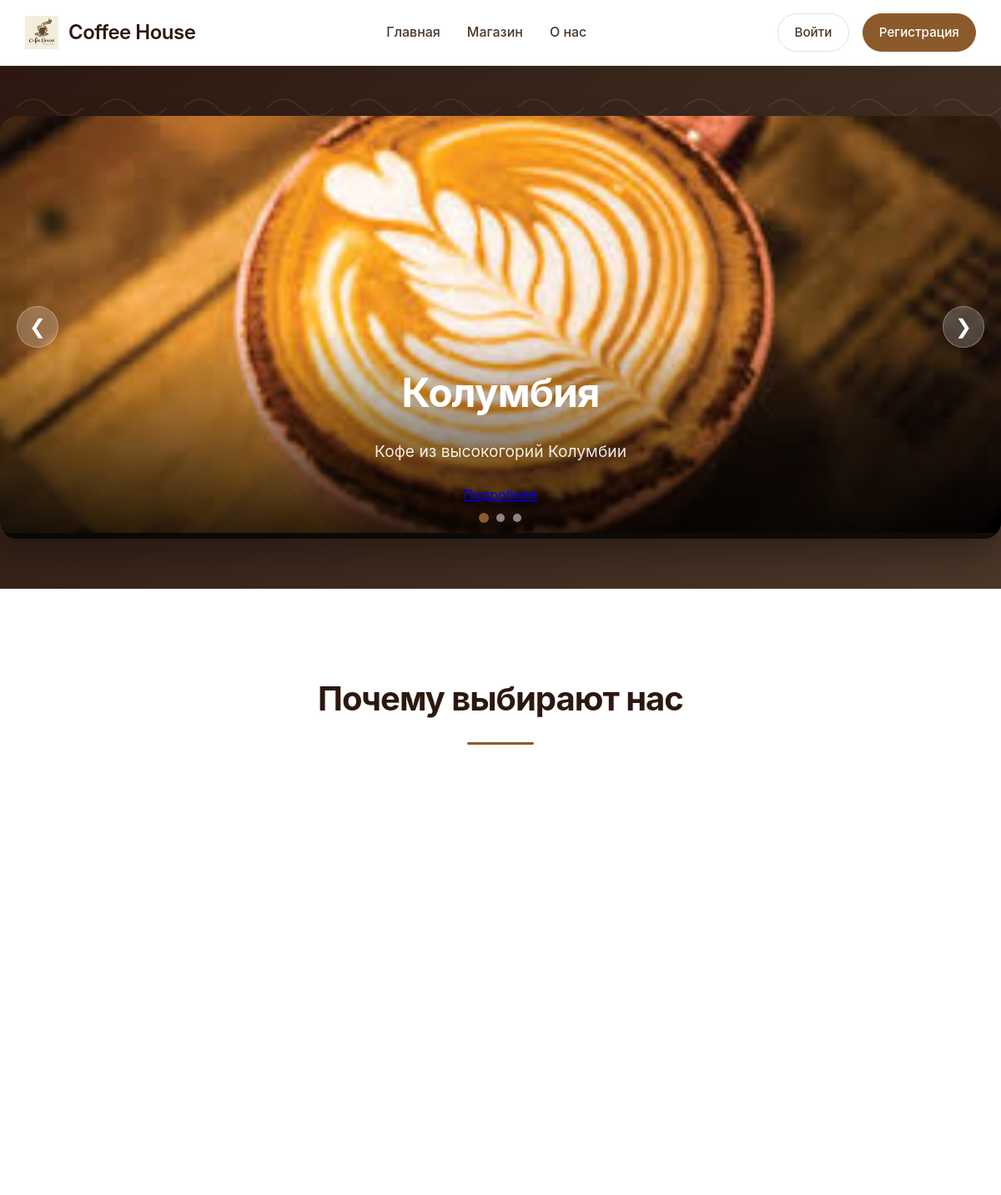
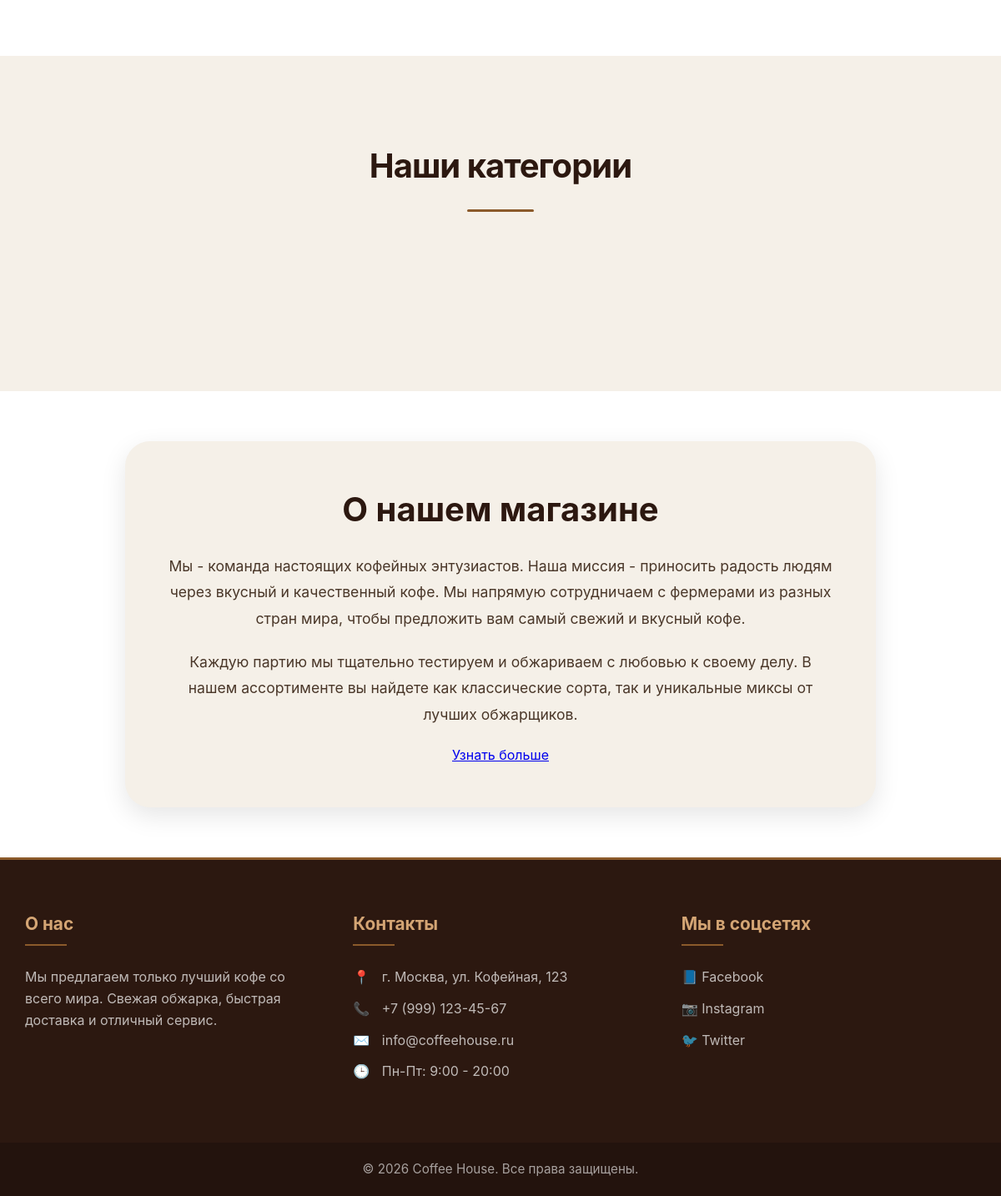
The page / on the database its author committed (2 pictures, top to bottom).
### tables this page shows
CREATE TABLE products (
    id INT AUTO_INCREMENT PRIMARY KEY,
    category_id INT,
    name VARCHAR(100) NOT NULL,
    description TEXT,
    full_description TEXT,
    price DECIMAL(10, 2) NOT NULL,
    image VARCHAR(255),
    stock INT DEFAULT 0,
    characteristics JSON,
    created_at TIMESTAMP DEFAULT CURRENT_TIMESTAMP,
    FOREIGN KEY (category_id) REFERENCES categories(id)
);

### index.php (the view, shortened to what this page needs)
<?php
include 'includes/header.php';
$slides_query = "SELECT * FROM products ORDER BY RAND() LIMIT 3";
$slides_result = mysqli_query($conn, $slides_query);
$slides = [];
while ($row = mysqli_fetch_assoc($slides_result)) {
    $slides[] = $row;
}
?>
<div class="hero">
    <div class="slideshow-container">
        <?php foreach ($slides as $index => $slide): ?>
        <div class="slide fade" <?php echo $index === 0 ? 'style="display: block;"' : ''; ?>>
            <img src="assets/images/products/<?php echo $slide['image']; ?>" alt="<?php echo $slide['name']; ?>">
            <div class="slide-text">
                <h2><?php echo $slide['name']; ?></h2>
                <p><?php echo $slide['description']; ?></p>
                <a href="product.php?id=<?php echo $slide['id']; ?>" class="btn">Подробнее</a>
            </div>
        </div>
        <?php endforeach; ?>
        <a class="prev" onclick="changeSlide(-1)">❮</a>
        <a class="next" onclick="changeSlide(1)">❯</a>
        <div class="dots-container">
            <?php for ($i = 0; $i < count($slides); $i++): ?>
            <span class="dot" onclick="currentSlide(<?php echo $i + 1; ?>)"></span>
            <?php endfor; ?>
        </div>
    </div>
</div>
<section class="features">
    <h2 class="section-title">Почему выбирают нас</h2>
    <div class="features-grid">
    </div>
</section>
<section class="categories">
    <h2 class="section-title">Наши категории</h2>
    <div class="categories-grid">
    </div>
</section>
<section class="about-shop">
    <div class="about-content">
        <h2>О нашем магазине</h2>
        <p>Мы - команда настоящих кофейных энтузиастов. Наша миссия - приносить радость людям через вкусный и качественный кофе. Мы напрямую сотрудничаем с фермерами из разных стран мира, чтобы предложить вам самый свежий и вкусный кофе.</p>
        <p>Каждую партию мы тщательно тестируем и обжариваем с любовью к своему делу. В нашем ассортименте вы найдете как классические сорта, так и уникальные миксы от лучших обжарщиков.</p>
        <a href="about.php" class="btn">Узнать больше</a>
    </div>
</section>
<?php include 'includes/footer.php'; ?>

### assets/css/style.css (style rules this page uses)
* { margin: 0; padding: 0; box-sizing: border-box; }
:root { --primary: #8B5A2B; --primary-dark: #6B3F1F; --secondary: #D4A574; --dark: #2C1810; --light: #FDF8F2; --gray: #F5F0E8; --text: #4A3729; --text-light: #7E6B5C; --white: #FFFFFF; --shadow: 0 10px 30px rgba(0,0,0,0.1); --shadow-hover: 0 20px 40px rgba(139, 90, 43, 0.15); }
body { font-family: 'Inter', sans-serif; color: var(--text); background: var(--light); line-height: 1.6; min-height: 100vh; display: flex; flex-direction: column; }
.hero { background: linear-gradient(135deg, var(--dark) 0%, #4A3729 100%); padding: 60px 0; position: relative; overflow: hidden; }
.hero::before { content: ''; position: absolute; top: 0; left: 0; right: 0; bottom: 0; background-size: 100px 100px; }
.slideshow-container { max-width: 1200px; margin: 0 auto; position: relative; border-radius: 20px; overflow: hidden; box-shadow: 0 20px 40px rgba(0,0,0,0.3); }
.slide { display: none; position: relative; }
.slide img { width: 100%; height: 500px; object-fit: cover; }
.slide-text { position: absolute; bottom: 0; left: 0; right: 0; padding: 40px; background: linear-gradient(transparent, rgba(0,0,0,0.8)); color: var(--white); text-align: center; }
.slide-text h2 { font-size: 3rem; margin-bottom: 1rem; font-weight: 700; letter-spacing: -1px; }
.slide-text p { font-size: 1.2rem; margin-bottom: 1.5rem; opacity: 0.9; }
.prev, .next { cursor: pointer; position: absolute; top: 50%; transform: translateY(-50%); width: 50px; height: 50px; background: rgba(255,255,255,0.2); backdrop-filter: blur(5px); border: 1px solid rgba(255,255,255,0.3); border-radius: 50%; display: flex; align-items: center; justify-content: center; color: var(--white); font-size: 1.5rem; transition: all 0.3s; z-index: 10; }
.next { right: 20px; }
.prev { left: 20px; }
.dots-container { position: absolute; bottom: 20px; left: 0; right: 0; display: flex; justify-content: center; gap: 10px; z-index: 10; }
.dot { width: 10px; height: 10px; background: rgba(255,255,255,0.5); border-radius: 50%; cursor: pointer; transition: all 0.3s; }
.dot.active { background: var(--primary); transform: scale(1.2); }
.section-title { text-align: center; font-size: 2.5rem; margin: 60px 0 40px; color: var(--dark); font-weight: 700; letter-spacing: -1px; position: relative; }
.section-title::after { content: ''; display: block; width: 80px; height: 3px; background: var(--primary); margin: 20px auto 0; border-radius: 2px; }
.features { background: var(--white); padding: 40px 0; }
.features-grid { display: grid; grid-template-columns: repeat(auto-fit, minmax(280px, 1fr)); gap: 30px; max-width: 1200px; margin: 0 auto; }
.categories { background: var(--gray); padding: 40px 0; }
.categories-grid { display: grid; grid-template-columns: repeat(auto-fit, minmax(320px, 1fr)); gap: 30px; max-width: 1200px; margin: 0 auto; }
.about-shop { background: var(--white); padding: 60px 0; }
.about-content { max-width: 900px; margin: 0 auto; text-align: center; background: var(--gray); padding: 50px; border-radius: 30px; box-shadow: var(--shadow); }
.about-content h2 { font-size: 2.5rem; margin-bottom: 20px; color: var(--dark); font-weight: 700; }
.about-content p { color: var(--text); margin-bottom: 20px; line-height: 1.8; font-size: 1.1rem; }

### rows shown on the page
products: image (picture), name "Колумбия", description "Кофе из высокогорий Колумбии"
